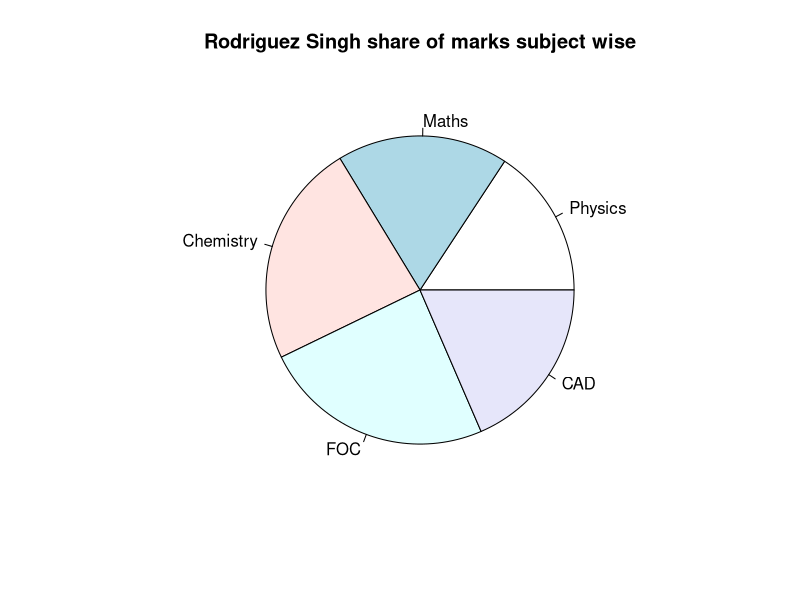
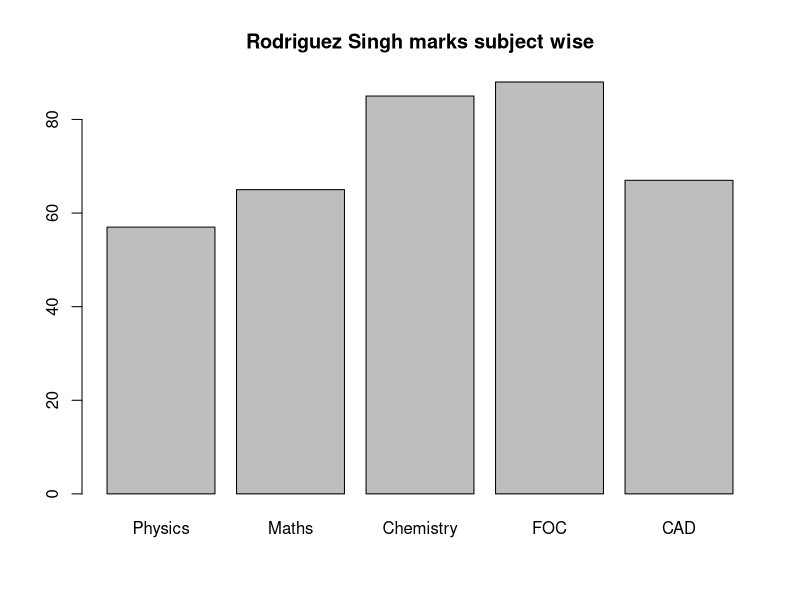
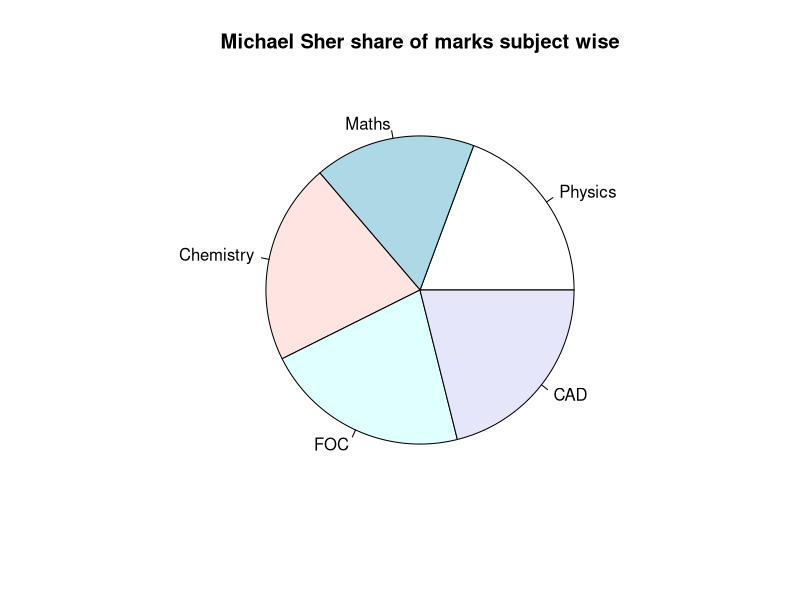
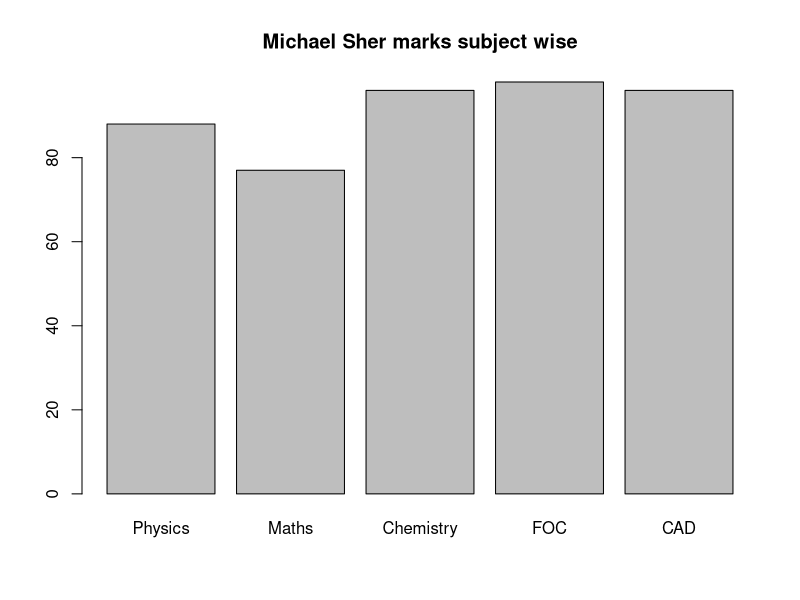
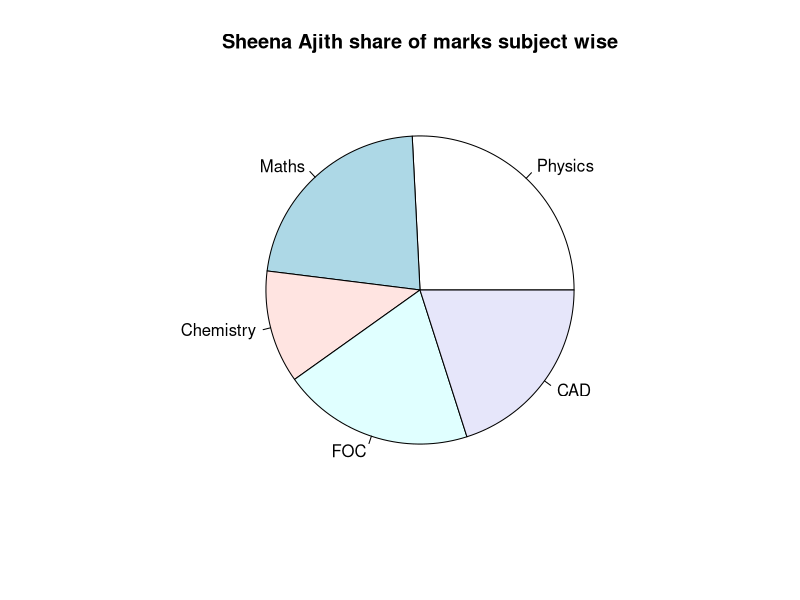
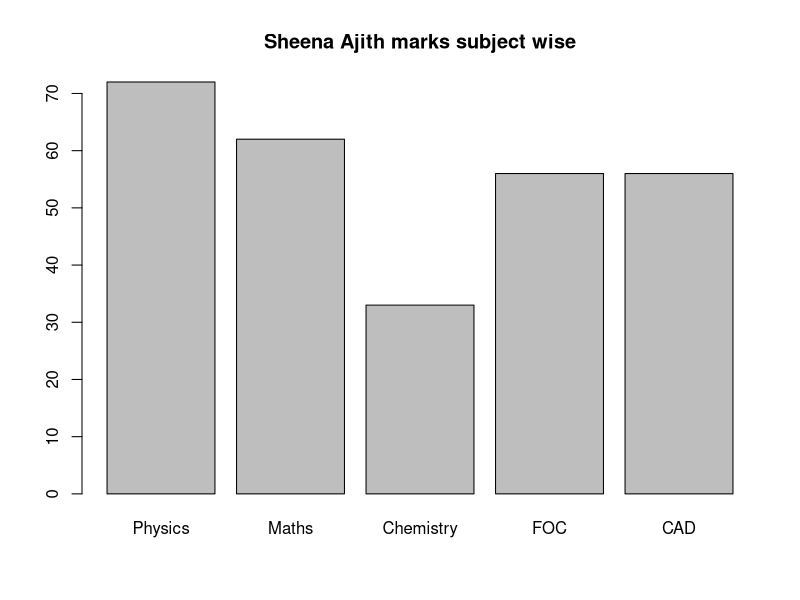
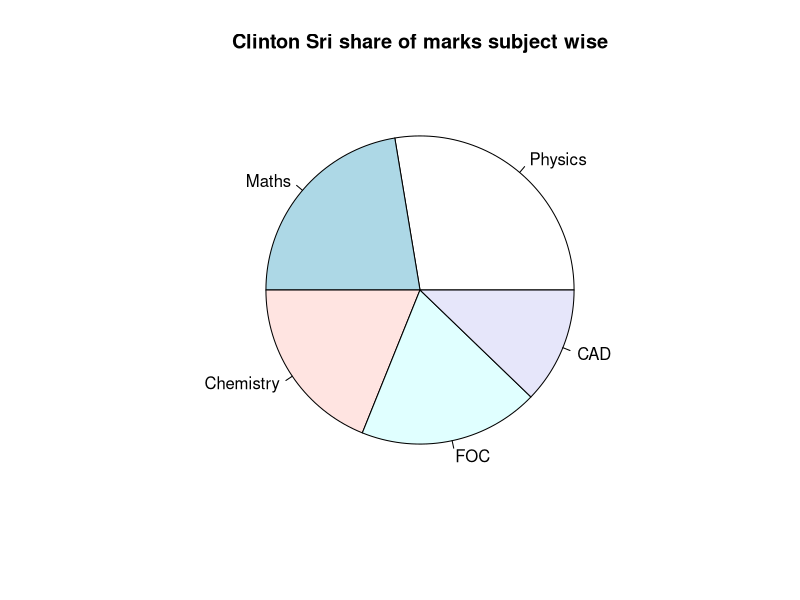
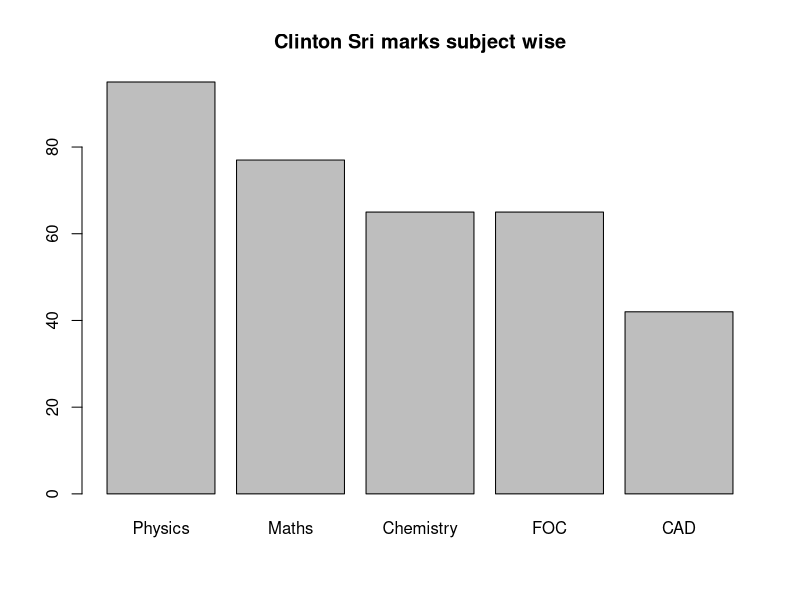

The R source for these figures, in order:
## ---- chunk 1
student <- read.table('student-marks.csv', header=TRUE, sep=',')
student
## ---- chunk 2
#Pie Chart and Bar Plot
for (row in 1:nrow(student)){
  x <- as.numeric(student[row,-(1:3)])
  labels <- colnames(student)[-(1:3)]
  main_title <- paste (student[row, "Name"], "share of marks subject wise", sep=" ")
  pie(x,labels, main=main_title)
  main_title <- paste (student[row, "Name"], "marks subject wise", sep=" ")
  barplot(x, names.arg = labels , main = main_title)
}
## ---- chunk 3
#Box plot
subjects <- colnames(student)[-(1:3)]
boxplot(student[subjects],main="Student Marks Boxplot")
## ---- chunk 4
#Gender Split
females <- student[student$Gender=="F",]
males <- student[student$Gender=="M",]
# females 
# males 
## ---- chunk 5
#Pie Chart and Bar Plot
subjects <- c("Physics","Maths","Chemistry","FOC","CAD")
gender_labels <- c("Male","Female")
for(s in subjects){
  female_avg <- mean(females[[s]])
  male_avg <- mean(males[[s]])
  grades <- c(male_avg,female_avg)
  pie(grades,gender_labels,main = paste(s,"Marks Share"))
  barplot(grades,names.arg = gender_labels, main = s)
}
## ---- chunk 6
#Box Plot
boxplot(females[subjects],main="Female Students' Performance Boxplot")
boxplot(males[subjects],main="Males Students' Performance Boxplot")

